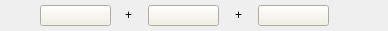
<?xml version="1.0" encoding="UTF-8"?>
<ui version="4.0">
 <class>WgShortcutKey</class>
 <widget class="QWidget" name="WgShortcutKey">
  <property name="geometry">
   <rect>
    <x>0</x>
    <y>0</y>
    <width>388</width>
    <height>31</height>
   </rect>
  </property>
  <property name="windowTitle">
   <string>Form</string>
  </property>
  <property name="styleSheet">
   <string notr="true">font: 14pt &quot;黑体&quot;;
color: rgb(0, 0, 0);</string>
  </property>
  <widget class="QWidget" name="widget" native="true">
   <property name="geometry">
    <rect>
     <x>0</x>
     <y>0</y>
     <width>388</width>
     <height>31</height>
    </rect>
   </property>
   <property name="styleSheet">
    <string notr="true"/>
   </property>
   <widget class="QPushButton" name="pb_key2">
    <property name="geometry">
     <rect>
      <x>148</x>
      <y>5</y>
      <width>71</width>
      <height>21</height>
     </rect>
    </property>
    <property name="focusPolicy">
     <enum>Qt::StrongFocus</enum>
    </property>
    <property name="styleSheet">
     <string notr="true">QPushButton{background-color: #f2f0e3;}</string>
    </property>
    <property name="text">
     <string/>
    </property>
   </widget>
   <widget class="QLabel" name="lb_add1">
    <property name="geometry">
     <rect>
      <x>118</x>
      <y>4</y>
      <width>21</width>
      <height>21</height>
     </rect>
    </property>
    <property name="styleSheet">
     <string notr="true">background-color: rgba(0,0,0,0); 
font: 16pt &quot;黑体&quot;;
</string>
    </property>
    <property name="text">
     <string>+</string>
    </property>
    <property name="alignment">
     <set>Qt::AlignCenter</set>
    </property>
   </widget>
   <widget class="QLabel" name="lb_add2">
    <property name="geometry">
     <rect>
      <x>228</x>
      <y>4</y>
      <width>21</width>
      <height>21</height>
     </rect>
    </property>
    <property name="styleSheet">
     <string notr="true">background-color: rgba(0,0,0,0); 
font: 16pt &quot;黑体&quot;;
</string>
    </property>
    <property name="text">
     <string>+</string>
    </property>
    <property name="alignment">
     <set>Qt::AlignCenter</set>
    </property>
   </widget>
   <widget class="QPushButton" name="pb_key1">
    <property name="geometry">
     <rect>
      <x>40</x>
      <y>5</y>
      <width>71</width>
      <height>21</height>
     </rect>
    </property>
    <property name="focusPolicy">
     <enum>Qt::StrongFocus</enum>
    </property>
    <property name="styleSheet">
     <string notr="true">QPushButton{background-color: #f2f0e3;}</string>
    </property>
    <property name="text">
     <string/>
    </property>
   </widget>
   <widget class="QPushButton" name="pb_key3">
    <property name="geometry">
     <rect>
      <x>258</x>
      <y>5</y>
      <width>71</width>
      <height>21</height>
     </rect>
    </property>
    <property name="focusPolicy">
     <enum>Qt::StrongFocus</enum>
    </property>
    <property name="styleSheet">
     <string notr="true">QPushButton{background-color: #f2f0e3;}</string>
    </property>
    <property name="text">
     <string/>
    </property>
   </widget>
  </widget>
 </widget>
 <resources/>
 <connections/>
</ui>
